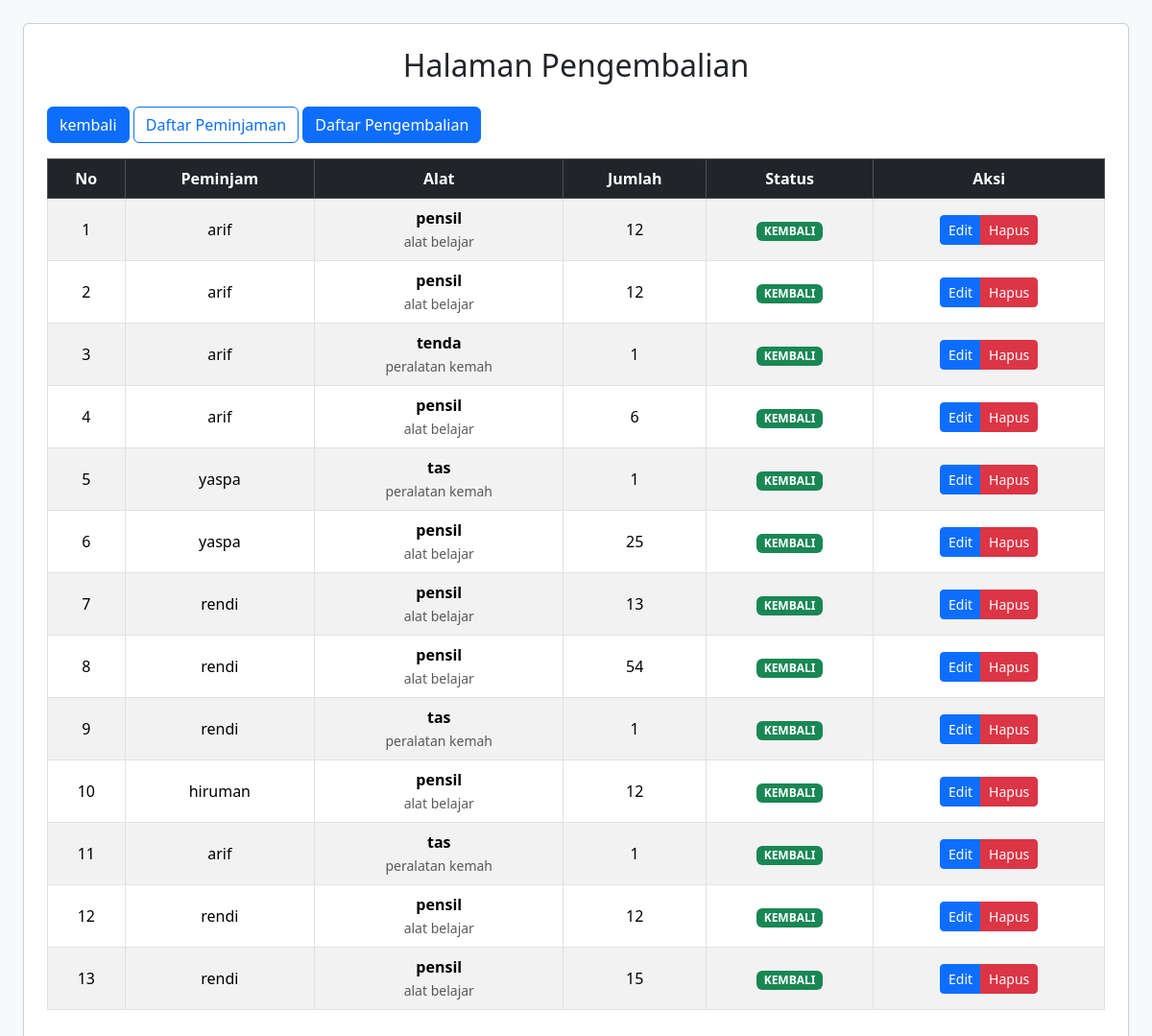
The page /view/v_peminjaman_admin.php?tipe=kembali (signed in) on the database its author committed.
### tables this page shows
CREATE TABLE `peminjaman` (
  `id_peminjaman` int NOT NULL,
  `id_user` int DEFAULT NULL,
  `id_alat` int DEFAULT NULL,
  `jumlah_pinjam` int DEFAULT NULL,
  `tgl_pinjam` timestamp NULL DEFAULT NULL,
  `tgl_kembali_asli` timestamp NULL DEFAULT NULL,
  `status` enum('pending','dipinjam','kembali') DEFAULT 'pending',
  `kondisi_keluar` varchar(50) DEFAULT 'Bagus',
  `kondisi_masuk` varchar(50) DEFAULT NULL,
  `id_petugas` int DEFAULT NULL
);

CREATE TABLE `user` (
  `id_user` int NOT NULL,
  `username` varchar(50) DEFAULT NULL,
  `password` varchar(255) NOT NULL,
  `role` enum('admin','petugas','peminjam') DEFAULT NULL
);

CREATE TABLE `alat` (
  `id_alat` int NOT NULL,
  `id_kategori` int DEFAULT NULL,
  `nama_alat` varchar(70) DEFAULT NULL,
  `stok` int DEFAULT NULL,
  `foto` text
);

CREATE TABLE `kategori` (
  `id_kategori` int NOT NULL,
  `nama_kategori` varchar(50) DEFAULT NULL,
  `keterangan_kategori` varchar(70) NOT NULL
);

### controller/c_peminjaman.php (called while the page is built, shortened)
<?php
require_once '../model/m_peminjaman.php';
$database = new m_koneksi();
$db = $database->koneksi;
$pinjam_model = new m_peminjaman($db);
$role = $_SESSION['role'] ?? '';
if ($role == 'petugas') {
    $isi_tabel = $pinjam_model->tampil_data();
} elseif ($role == 'admin') {
    $isi_tabel = $pinjam_model->tampil_data_admin($_GET['tipe'] ?? 'pinjam');
}
?>

### model/m_peminjaman.php (called while the page is built, shortened)
<?php
class m_peminjaman {
    private $db;
    public function __construct($db_connection) {
        $this->db = $db_connection;
    }
    public function tampil_data_admin($tipe) {
        $where = ($tipe == 'kembali') ? "WHERE p.status = 'kembali'" : "WHERE p.status IN ('pending', 'dipinjam')";
        $sql = "SELECT p.*, u.username AS nama_peminjam, a.nama_alat, k.nama_kategori FROM peminjaman p JOIN user u ON p.id_user = u.id_user JOIN alat a ON p.id_alat = a.id_alat JOIN kategori k ON a.id_kategori = k.id_kategori $where ORDER BY p.id_peminjaman DESC";
        return mysqli_query($this->db, $sql);
    }
}
?>

### view/v_peminjaman_admin.php (the view, shortened to what this page needs)
<?php
include '../controller/c_peminjaman.php';
$tipe_halaman = $_GET['tipe'] ?? 'pinjam';
?>
<!DOCTYPE html>
<html lang="id">
<head>
    <link href="https://cdn.jsdelivr.net/npm/bootstrap@5.3.3/dist/css/bootstrap.min.css" rel="stylesheet">
</head>
<body class="bg-light p-4">
    <div class="card p-4 shadow-sm">
        <h2 class="text-center mb-4">Halaman <?= ($tipe_halaman == 'kembali') ? 'Pengembalian' : 'Peminjaman'; ?></h2>
        <div class="mb-3 d-flex justify-content-between align-items-center">
            <div>
                <a href="v_tampilan_user.php" class="btn btn-primary">kembali</a>
                <a href="v_peminjaman_admin.php?tipe=pinjam" class="btn btn-<?= ($tipe_halaman != 'kembali') ? 'primary' : 'outline-primary'; ?>">Daftar Peminjaman</a>
                <a href="v_peminjaman_admin.php?tipe=kembali" class="btn btn-<?= ($tipe_halaman == 'kembali') ? 'primary' : 'outline-primary'; ?>">Daftar Pengembalian</a>
            </div>
        </div>
        <table class="table table-bordered table-striped align-middle text-center">
            <thead class="table-dark">
                <tr>
                    <th>No</th>
                    <th>Peminjam</th>
                    <th>Alat</th>
                    <th>Jumlah</th>
                    <th>Status</th>
                    <th>Aksi</th>
                </tr>
            </thead>
            <tbody>
                <?php
                $no = 1;
                if ($isi_tabel && mysqli_num_rows($isi_tabel) > 0):
                    while($row = mysqli_fetch_object($isi_tabel)):
                ?>
                <tr>
                    <td><?= $no++; ?></td>
                    <td><?= htmlspecialchars($row->nama_peminjam); ?></td>
                    <td>
                        <strong><?= htmlspecialchars($row->nama_alat); ?></strong><br>
                        <small class="text-muted"><?= $row->nama_kategori; ?></small>
                    </td>
                    <td><?= $row->jumlah_pinjam; ?></td>
                    <td>
                        <span class="badge bg-<?= ($row->status == 'kembali') ? 'success' : (($row->status == 'dipinjam') ? 'info' : 'warning') ?>">
                            <?= strtoupper($row->status); ?>
                        </span>
                    </td>
                    <td>
                        <div class="btn-group">
                            <?php
                            if ($tipe_halaman == 'kembali') {
                                $link_edit = "v_update_kembali.php?aksi=edit_kembali&id=" . $row->id_peminjaman;
                            } else {
                                $link_edit = "v_update_pinjam.php?aksi=edit_pinjam&id=" . $row->id_peminjaman;
                            }
                            ?>
                            <a href="<?= $link_edit; ?>" class="btn btn-sm btn-primary">Edit</a>
                            <a href="../controller/c_peminjaman.php?aksi=hapus&id=<?= $row->id_peminjaman; ?>"
                               onclick="return confirm('Yakin ingin menghapus data ini?')"
                               class="btn btn-sm btn-danger">Hapus</a>
                        </div>
                    </td>
                </tr>
                <?php endwhile; endif; ?>
            </tbody>
        </table>
    </div>
</body>
</html>

### rows shown on the page
peminjaman: id_user.username "arif", id_alat.nama_alat "pensil", kategori.nama_kategori "alat belajar", jumlah_pinjam "12", status "KEMBALI"
peminjaman: id_user.username "arif", id_alat.nama_alat "pensil", kategori.nama_kategori "alat belajar", jumlah_pinjam "12", status "KEMBALI"
peminjaman: id_user.username "arif", id_alat.nama_alat "tenda", kategori.nama_kategori "peralatan kemah", jumlah_pinjam "1", status "KEMBALI"
peminjaman: id_user.username "arif", id_alat.nama_alat "pensil", kategori.nama_kategori "alat belajar", jumlah_pinjam "6", status "KEMBALI"
peminjaman: id_user.username "yaspa", id_alat.nama_alat "tas", kategori.nama_kategori "peralatan kemah", jumlah_pinjam "1", status "KEMBALI"
peminjaman: id_user.username "yaspa", id_alat.nama_alat "pensil", kategori.nama_kategori "alat belajar", jumlah_pinjam "25", status "KEMBALI"
peminjaman: id_user.username "rendi", id_alat.nama_alat "pensil", kategori.nama_kategori "alat belajar", jumlah_pinjam "13", status "KEMBALI"
peminjaman: id_user.username "rendi", id_alat.nama_alat "pensil", kategori.nama_kategori "alat belajar", jumlah_pinjam "54", status "KEMBALI"
peminjaman: id_user.username "rendi", id_alat.nama_alat "tas", kategori.nama_kategori "peralatan kemah", jumlah_pinjam "1", status "KEMBALI"
peminjaman: id_user.username "hiruman", id_alat.nama_alat "pensil", kategori.nama_kategori "alat belajar", jumlah_pinjam "12", status "KEMBALI"
peminjaman: id_user.username "arif", id_alat.nama_alat "tas", kategori.nama_kategori "peralatan kemah", jumlah_pinjam "1", status "KEMBALI"
peminjaman: id_user.username "rendi", id_alat.nama_alat "pensil", kategori.nama_kategori "alat belajar", jumlah_pinjam "12", status "KEMBALI"
peminjaman: id_user.username "rendi", id_alat.nama_alat "pensil", kategori.nama_kategori "alat belajar", jumlah_pinjam "15", status "KEMBALI"
